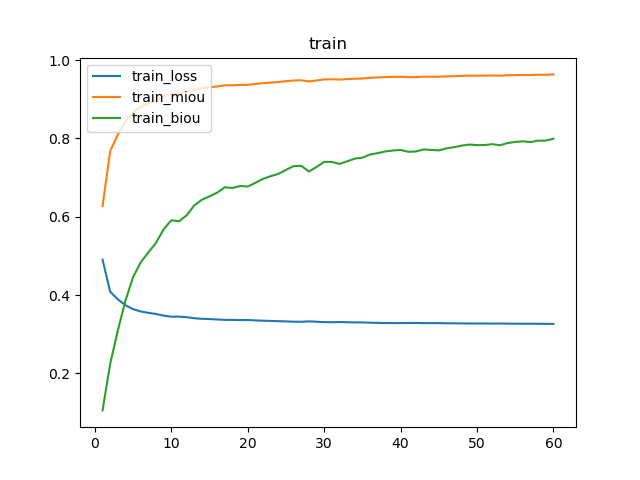

This figure's Python source:
from torch.utils.data import DataLoader
import matplotlib.pyplot as plt
from efficientdet import EfficientDet
import torch
import torch.nn as nn
import numpy as np
from utils import getdir,HorseDataset,get_biou,get_miou

#超参数
epochs=60
batchsize=8
lr=1e-3
device = torch.device("cuda" if torch.cuda.is_available() else "cpu")#优先使用GPU训练、
torch.backends.cudnn.deterministic = True #防止使用GPU使由于随机性导致同输入不同输出
#路径
train_horse_path = r'weizmann_horse_db\train_horse' #训练集图像
train_mask_path = r'weizmann_horse_db\train_mask' #训练集mask
val_horse_path = r'weizmann_horse_db\val_horse' #测试集图像
val_mask_path = r'weizmann_horse_db\val_mask' #测试集mask

#将所有训练集图像与mask存至列表
train_horse_dir,train_mask_dir=getdir(train_horse_path,train_mask_path)

TrainHorse_Dataset = HorseDataset(train_horse_dir,train_mask_dir)
TrainHorse_Dataloader = DataLoader(TrainHorse_Dataset,batch_size=batchsize,shuffle=True)
#将所有测试集图像与mask存至列表
val_horse_dir,val_mask_dir=getdir(val_horse_path,val_mask_path)

ValHorse_Dataset = HorseDataset(val_horse_dir,val_mask_dir)
ValHorse_Dataloader = DataLoader(ValHorse_Dataset,batch_size=1,shuffle=True)

model=EfficientDet()  #使用EfficientDet B0训练
Loss = nn.CrossEntropyLoss() #交叉熵损失
model=model.to(device) 
Loss=Loss.to(device)

#保存数据用于画图分析
train_loss_list = []#训练集损失
test_loss_list = []#测试集损失
train_miou_list=[]#训练集miou
test_miou_list=[]#测试集miou
train_biou_list=[]#训练集biou
test_biou_list=[]#测试集biou
epoch_list=[] #保存训练进行的epoch数
optimizer = torch.optim.Adam(model.parameters(),lr=lr)
#开始训练
for epoch in range(0,epochs):
    print('Epoch:',epoch+1,'training')
    iter=0
    iter1=0
    train_mious=0
    test_mious = 0
    train_bious=0
    test_bious=0
    trainloss=0
    testloss=0
    for x,y in TrainHorse_Dataloader:
        iter1=iter1+1
        x=x.to(device)
        y=y.to(device)
        optimizer.zero_grad()
        output = model(x)
        y_=y
        y=y.long()
        loss = Loss(output,y)
        trainloss+=loss.item()
        loss.backward()
        optimizer.step()
        iter_temp=iter+batchsize
        if iter_temp>278:
            iter_temp=278
        print(iter_temp,'/278') #训练进度
        for i in range(0,x.shape[0]):
            iter = iter + 1
            img = x[i]
            pre = output[i][1]
            pre = pre.cpu().detach().numpy()
            pre = np.around(pre)
            y=y_
            y = y[i].cpu()
            y = y.numpy()
            y = y.astype(int)
            miou = get_miou(pre,y)
            biou = get_biou(pre, y)
            train_mious = train_mious + miou
            train_bious=train_bious+biou
    trainloss=trainloss/iter1
    train_mious=train_mious/iter_temp
    train_bious=train_bious/iter_temp
    iter=0


    print('Epoch:',epoch+1,'testing')
    for x,y in ValHorse_Dataloader:
        x=x.to(device)
        y=y.to(device)
        iter=iter+1
        output = model(x)
        y_=y
        y=y.long()
        loss = Loss(output,y)
        testloss+=loss.item()
        print(iter,'/49')#测试进度
        img = x[0]
        pre = output[0][1]
        pre = pre.cpu().detach().numpy()
        pre = np.around(pre)
        y=y_
        y = y[0].cpu()
        y=y.numpy()
        y = y.astype(int)
        miou = get_miou(pre,y)
        biou=get_biou(pre,y)
        test_bious=test_bious+biou
        test_mious = test_mious + miou
    testloss=testloss/iter
    test_mious=test_mious/iter
    test_bious=test_bious/iter
    print('trainloss:',trainloss,'testloss',testloss)
    print('trainmiou:',train_mious,'testmiou',test_mious)
    print('trainbiou:',train_bious, 'testbiou', test_bious)
    #保存loss miou biou
    train_loss_list.append(trainloss)
    test_loss_list.append(testloss)
    train_miou_list.append(train_mious)
    test_miou_list.append(test_mious)
    train_biou_list.append(train_bious)
    test_biou_list.append(test_bious)
    epoch_list.append(epoch + 1)


#保存模型参数
torch.save(model.state_dict(), 'model_%s.pth'%epochs)
print('训练结束,模型model_%s.pth已保存'%epochs)

#loss，miou，biou画图
plt.figure()
plt.title('train')
plt.plot(epoch_list,train_loss_list,label='train_loss')
plt.plot(epoch_list,train_miou_list,label='train_miou')
plt.plot(epoch_list,train_biou_list,label='train_biou')
plt.legend(['train_loss','train_miou','train_biou'],loc='upper left')
plt.savefig('train.png')

plt.figure()
plt.title('test')
plt.plot(epoch_list,test_loss_list,label='test_loss')
plt.plot(epoch_list,test_miou_list,label='test_miou')
plt.plot(epoch_list,test_biou_list,label='test_biou')
plt.legend(['test_loss','test_miou','test_biou'],loc='upper left')
plt.savefig('test.png')